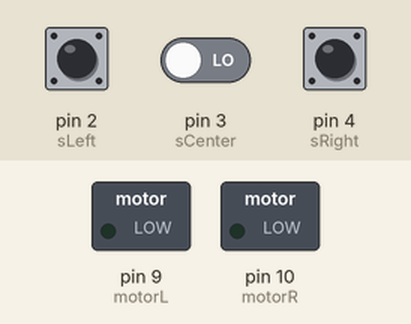
Simulated run of this sketch. Board: Arduino Uno, built with avr-gcc and run on an emulated ATmega328P. On the bench: switched loads named in the sketch (green lamp = pin HIGH). The inputs (shaded band) are chosen by the test bench; at power-on: pin 2 (sLeft) LOW, pin 4 (sRight) LOW, pin 3 (sCenter) LOW.

Above: at 1.2 s.
1.3 s: pin 2 (sLeft) pulled HIGH for 0.15 s
At 1.37 s:
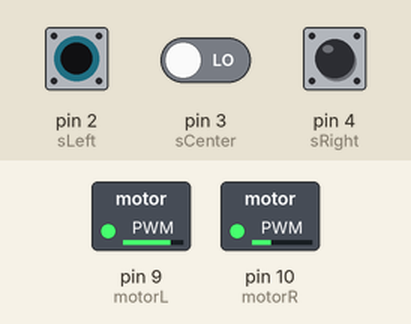
2.9 s: pin 4 (sRight) pulled HIGH for 0.15 s
At 2.97 s:
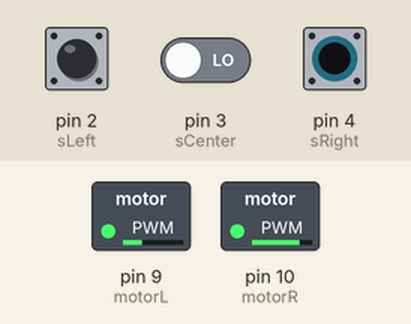
4.5 s: pin 4 (sRight) pulled HIGH for 3.2 s
At 8.9 s:
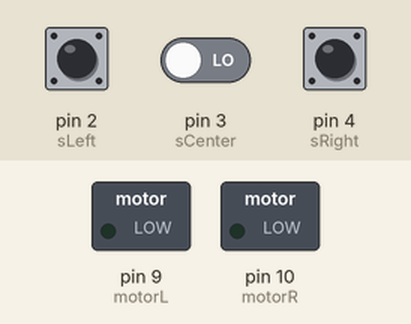
9.2 s: pin 2 (sLeft) pulled HIGH for 3.2 s
At 10.1 s:
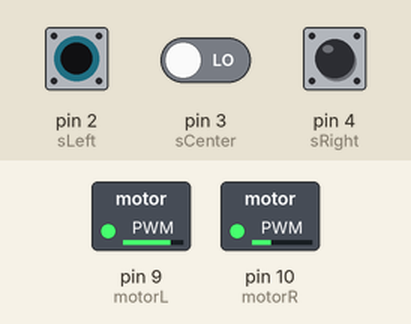
13.9 s: pin 2 (sLeft) driven HIGH and pin 4 (sRight) driven HIGH
At 14.8 s:
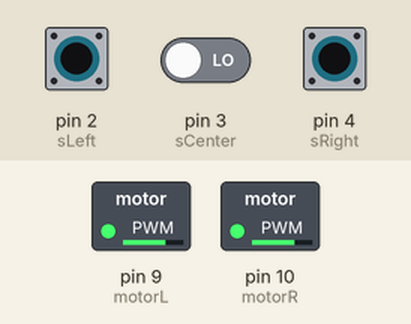
Timing chart, 0 to 16.4 s (numbered marks = the images above; inputs shaded):
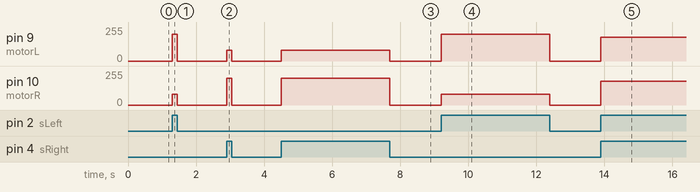

Measured:
- after the input at 1.3 s, pin 9 (motorL): 0/255 → 200/255 at once, → 0/255 0.15 s later; pin 10 (motorR): 0/255 → 80/255 at once, → 0/255 0.15 s later
- after the input at 2.9 s, pin 9 (motorL): 0/255 → 80/255 at once, → 0/255 0.15 s later; pin 10 (motorR): 0/255 → 200/255 at once, → 0/255 0.15 s later
- after the input at 4.5 s, pin 9 (motorL): 0/255 → 80/255 at once, → 0/255 3.2 s later; pin 10 (motorR): 0/255 → 200/255 at once, → 0/255 3.2 s later
- after the input at 9.2 s, pin 9 (motorL): 0/255 → 200/255 at once, → 0/255 3.2 s later; pin 10 (motorR): 0/255 → 80/255 at once, → 0/255 3.2 s later
- after the input at 13.9 s, pin 9 (motorL), pin 10 (motorR): 0/255 → 180/255 at once

The sketch:

example_2.ino
```cpp
// Implements a simple 3-sensor line-following routine that reads three digital TCRT5000 outputs and sets two PWM motor outputs to drive straight, turn left/right, or stop.
//
// Buy this module: https://shillehtek.com/products/tcrt5000-ir-reflective-line-follower-sensor-for-arduino-robot
// Full manual: https://shillehtek.com/blogs/shillehtek-product-manuals/tcrt5000-ir-reflective-line-follower-sensor-for-arduino-robot-manual
// More examples: https://github.com/shillehbean/shillehtek-examples
//

// 3-sensor line follower using three TCRT5000 modules
// Sensors face the floor across the robot's width
// Left = D2, Center = D3, Right = D4
// Motor pins go to your motor driver of choice

const int sLeft = 2, sCenter = 3, sRight = 4;
const int motorL = 9, motorR = 10;   // PWM motor speeds

void setup() {
  pinMode(sLeft, INPUT);
  pinMode(sCenter, INPUT);
  pinMode(sRight, INPUT);
  pinMode(motorL, OUTPUT);
  pinMode(motorR, OUTPUT);
}

void loop() {
  bool L = digitalRead(sLeft)   == LOW;   // LOW = on line
  bool C = digitalRead(sCenter) == LOW;
  bool R = digitalRead(sRight)  == LOW;

  if (C && !L && !R)        { analogWrite(motorL, 180); analogWrite(motorR, 180); } // straight
  else if (L && !R)          { analogWrite(motorL, 80);  analogWrite(motorR, 200); } // turn left
  else if (R && !L)          { analogWrite(motorL, 200); analogWrite(motorR, 80);  } // turn right
  else                       { analogWrite(motorL, 0);   analogWrite(motorR, 0);   } // stop
}
```
